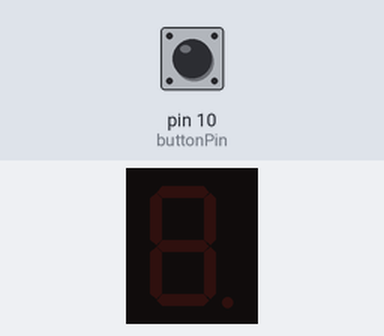
The sketch below on a simulated Arduino Uno, built with avr-gcc and run on an emulated ATmega328P. Shown: 1-digit seven-segment display. The inputs (shaded band) are chosen by the test bench; at power-on: pin 10 (buttonPin) HIGH. Random numbers use the default seed unless the sketch sets one.

Above: at 1.2 s.
1.3 s: pin 10 (buttonPin) pulled LOW for 0.15 s
At 1.7 s:
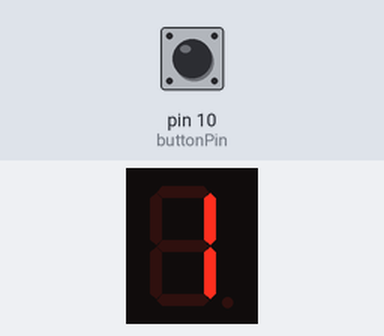
2.9 s: pin 10 (buttonPin) pulled LOW for 1 s
At 5.1 s:
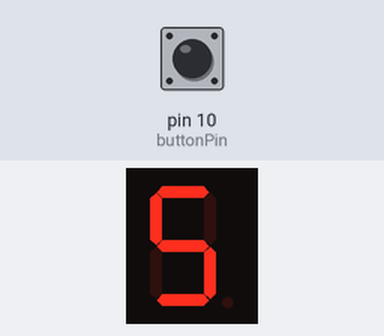
Timing chart, 0 to 6.6 s (numbered marks = the images above; inputs shaded):
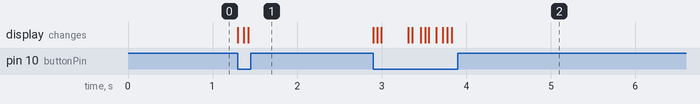

The sketch:

Script.ino
```cpp
// Circuit et script inspiré de: http://www.circuitbasics.com/arduino-7-segment-display-tutorial/

#include "SevSeg.h"
SevSeg sevseg;

const int buttonPin = 10;  // Broche connectée au bouton poussoir
int buttonState = LOW;     // État du bouton
short diceRoll = 1;        //

void setup(){
  // Configuration pour l'afficheur 7 segments
  byte numDigits = 1; // Un seul chiffre peut être affiché
  byte digitPins[] = {}; // Aucune assignation requise puisqu'il n'y a qu'une seul chiffre
  byte segmentPins[] = {3, 2, 7, 9, 8, 4, 5, 6}; // Correspond respectivement aux broches A, B, C, D, E, F, G, CP
  bool resistorsOnSegments = true; // Le circuit comprend une résistance
  byte hardwareConfig = COMMON_CATHODE; // Les afficheurs utilisés sont à cathode commune
  sevseg.begin(hardwareConfig, numDigits, digitPins, segmentPins, resistorsOnSegments);
  sevseg.setBrightness(100); // Luminosité de l'affichage

  // Configuration du bouton poussoir
  pinMode(buttonPin, INPUT_PULLUP); // Bouton mis en mode pull-up
  Serial.begin(9600); // Vitesse de transmission des données (baud)
}

void loop(){
  buttonState = digitalRead(buttonPin); // Lecture de l'état du boutton

  // Cas où le bouton est enfoncé
  if(buttonState == LOW){
    diceRoll = random(1, 7); // Générer un nombre entier aléatoire entre 1 et 6
    sevseg.setNumber(diceRoll, 1); // Modifier le nombre à afficher
    sevseg.refreshDisplay(); // Rafraîchissement de l'afficheur
    delay(random(20, 60)); // Ajout d'un délai aléatoire (entre 20 et 59 ms)
  }
}
```

Measured:
- after the input at 1.3 s, the display: first changes at once (image 1 shows a later state)
- after the input at 2.9 s, the display: first changes at once (image 2 shows a later state)
